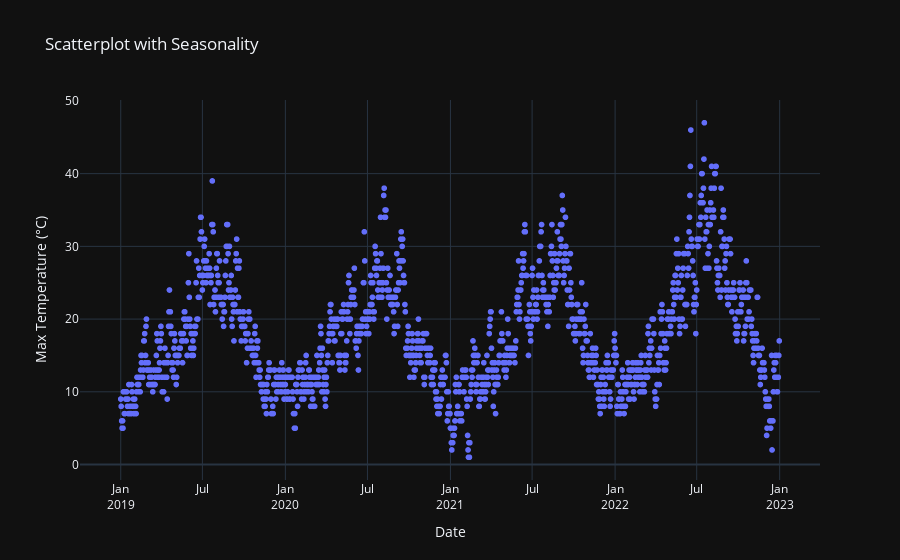

The code cell stored with this chart in its notebook:
### Markdown cell above
# Draw a scatterplot with Plotly

With Date on X-Axis and Max Temperature on Y-axis

The result must have 13 seasonality for the 13 summers/winters alternance.

### Code cell
link2019 = f"https://raw.githubusercontent.com/LucaSainteCroix/teaching-resources/main/exercises-data/weather2019.csv"

def merge_and_fill_single_source(dataframe):
    dataframe.fillna(0, inplace=True)
    return dataframe

big_dataframe = pd.DataFrame()

for year in range(2019, 2023):
    weather_filename = f'https://raw.githubusercontent.com/LucaSainteCroix/teaching-resources/main/exercises-data/weather{year}.csv'
    df_weather = pd.read_csv(weather_filename)

    merged_dataframe = merge_and_fill_single_source(df_weather)
    merged_dataframe['YEAR'] = year

    big_dataframe = pd.concat([big_dataframe, merged_dataframe], ignore_index=True)

big_dataframe.rename(columns={'DATE': 'Date'}, inplace=True)

big_dataframe.reset_index(drop=True, inplace=True)

# print(big_dataframe.head())

fig = px.scatter(
    big_dataframe,
    x='Date',
    y='MAX_TEMPERATURE_C',
    title='Scatterplot with Seasonality',
    labels={'MAX_TEMPERATURE_C': 'Max Temperature (°C)'},
    template='plotly_dark',
)

fig.update_xaxes(
    # dtick='M1',  
    tickformat='%b\n%Y'  
)

fig.show()

### Figure 1 — Plotly figure (JSON) as saved in the notebook; plotly's stock layout.template omitted (floating-point values rounded to 4 significant figures; data arrays with more than 128 entries replaced by an {"elided": "..."} marker saying what was removed)
{"data": [{"hovertemplate": "Date=%{x}<br>Max Temperature (°C)=%{y}<extra></extra>", "legendgroup": "", "marker": {"color": "#636efa", "symbol": "circle"}, "mode": "markers", "name": "", "showlegend": false, "type": "scattergl", "x": {"elided": "1461 str values"}, "xaxis": "x", "y": {"elided": "1461 int values"}, "yaxis": "y"}], "layout": {"legend": {"tracegroupgap": 0}, "title": {"text": "Scatterplot with Seasonality"}, "xaxis": {"anchor": "y", "domain": [0, 1], "tickformat": "%b\n%Y", "title": {"text": "Date"}}, "yaxis": {"anchor": "x", "domain": [0, 1], "title": {"text": "Max Temperature (°C)"}}}}
